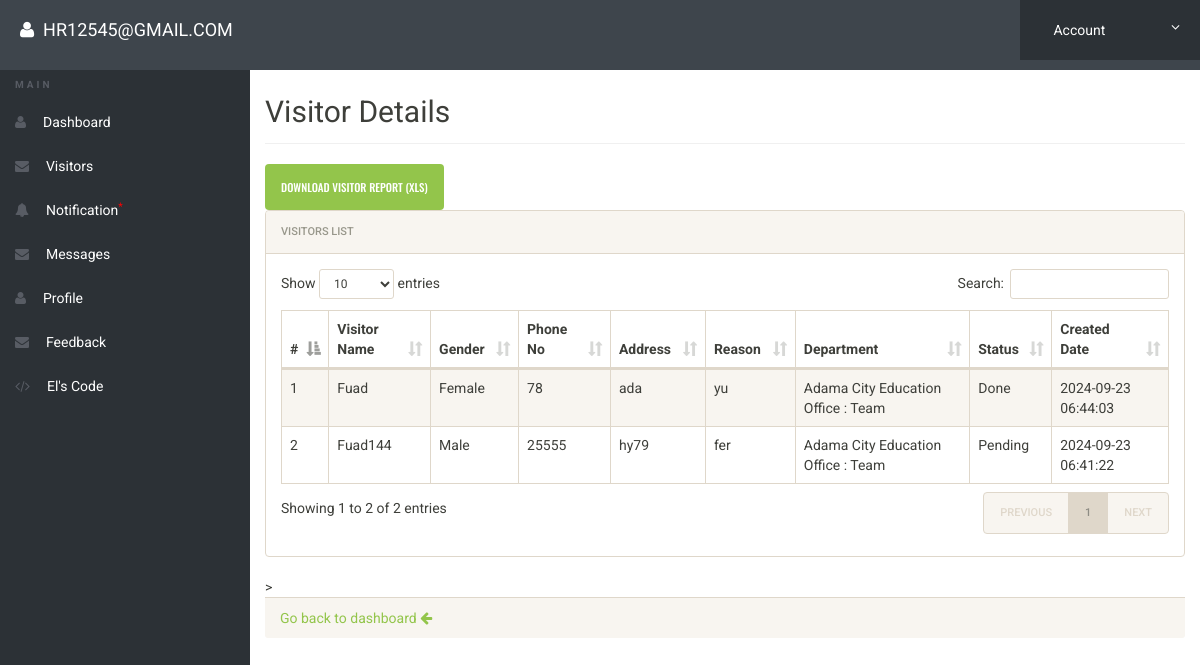
The app's page /visitordetails.php (signed in) with its own data.
### tables this page shows
CREATE TABLE `visitors` (
  `id` int(11) NOT NULL,
  `visitor_name` varchar(255) NOT NULL,
  `gender` enum('Male','Female','Other') NOT NULL,
  `phone_no` varchar(15) NOT NULL,
  `address` text NOT NULL,
  `department` int(11) NOT NULL,
  `reason` text NOT NULL,
  `file` varchar(255) DEFAULT NULL,
  `created_at` timestamp NOT NULL DEFAULT current_timestamp(),
  `status` enum('Pending','Done','Make Appointment') NOT NULL DEFAULT 'Pending'
);

CREATE TABLE `roles` (
  `role_id` int(11) NOT NULL,
  `role_name` varchar(50) NOT NULL
);

### visitordetails.php (the view, shortened to what this page needs)
<?php
include('includes/config.php');
if(strlen($_SESSION['alogin']) == 0) {
    header('location:index.php');
} else {
?>
<!doctype html>
<html lang="en" class="no-js">
<head>
    <link rel="stylesheet" href="css/bootstrap.min.css">
    <link rel="stylesheet" href="css/style.css">
	<link rel="stylesheet" href="css/font-awesome.min.css">
	<link rel="stylesheet" href="css/bootstrap.min.css">
	<link rel="stylesheet" href="css/dataTables.bootstrap.min.css">
	<link rel="stylesheet" href="css/bootstrap-social.css">
	<link rel="stylesheet" href="css/bootstrap-select.css">
	<link rel="stylesheet" href="css/fileinput.min.css">
	<link rel="stylesheet" href="css/awesome-bootstrap-checkbox.css">
</head>
<body>
<?php include('includes/header.php'); ?>
    <div class="ts-main-content">
        <?php include('includes/leftbar.php'); ?>
        <div class="content-wrapper">
            <div class="container-fluid">
                <h2 class="page-title">Visitor Details</h2>
                <a href="visitor_report.php" class="btn btn-success">Download Visitor Report (XLS)</a>
                <div class="panel panel-default">
                            <div class="panel-heading">Visitors List</div>
                            <div class="panel-body">
                <table id="zctb" class="display table table-striped table-bordered table-hover" cellspacing="0" width="100%">
                    <thead>
                        <tr>
                            <th>#</th>
                            <th>Visitor Name</th>
                            <th>Gender</th>
                            <th>Phone No</th>
                            <th>Address</th>
                            <th>Reason</th>
                            <th>Department</th>
                            <th>Status</th>
                            <th>Created Date</th>
                        </tr>
                    </thead>
                    <tbody>
                        <?php
                        $sql = "SELECT v.*, r.role_name FROM visitors v JOIN roles r ON v.department = r.role_id ORDER BY v.created_at DESC";
                        $query = $dbh->prepare($sql);
                        $query->execute();
                        $results = $query->fetchAll(PDO::FETCH_OBJ);
                        $cnt = 1;
                        foreach ($results as $result) {
                        ?>
                            <tr>
                                <td><?php echo htmlentities($cnt); ?></td>
                                <td><?php echo htmlentities($result->visitor_name); ?></td>
                                <td><?php echo htmlentities($result->gender); ?></td>
                                <td><?php echo htmlentities($result->phone_no); ?></td>
                                <td><?php echo htmlentities($result->address); ?></td>
                                <td><?php echo htmlentities($result->reason); ?></td>
                                <td><?php echo htmlentities($result->role_name); ?></td>
                                <td><?php echo htmlentities($result->status); ?></td>
                                <td><?php echo htmlentities($result->created_at); ?></td>
                            </tr>
                        <?php $cnt++; } ?>
                    </tbody>
                </table>
                            </div>
                </div>>
                <a href="employee_dashboard.php" class="block-anchor panel-footer">Go back to dashboard <i class="fa fa-arrow-left"></i></a>
            </div>
        </div>
    </div>
</body>
</html>
<?php } ?>

### css/style.css (style rules this page uses)
html { font-size: 14px; }
@media only screen and (min-width: 480px) { html { font-size: 17px; } }
@media only screen and (min-width: 768px) { html { font-size: 14px; } }
body { font-size: 1em; }
a { color: #37a6c4; }
.btn { font-family: 'Oswald', sans-serif; }
.panel { overflow: hidden; }
.block-anchor { display: block; }
.btn { text-transform: none; }
.page-title { padding-bottom: 15px; margin-bottom: 20px; border-bottom: 1px solid #f0f0f0; }
.ts-main-content .content-wrapper { padding-top: 15px; margin-top: 60px; }
@media only screen and (min-width: 992px) { .ts-main-content .content-wrapper { margin-left: 250px; } }

### records on screen
visitors: visitor_name "Fuad", gender "Female", phone_no "78", address "ada", reason "yu", department.role_name "Adama City Education Office : Team", status "Done", created_at "2024-09-23 06:44:03"
visitors: visitor_name "Fuad144", gender "Male", phone_no "25555", address "hy79", reason "fer", department.role_name "Adama City Education Office : Team", status "Pending", created_at "2024-09-23 06:41:22"

### other values on screen
$_SESSION['alogin'] "HR12545@GMAIL.COM"
